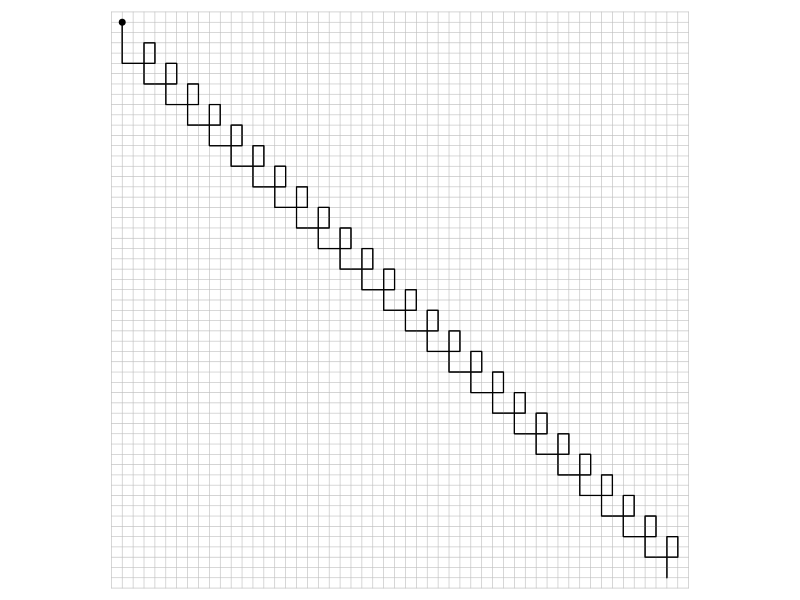
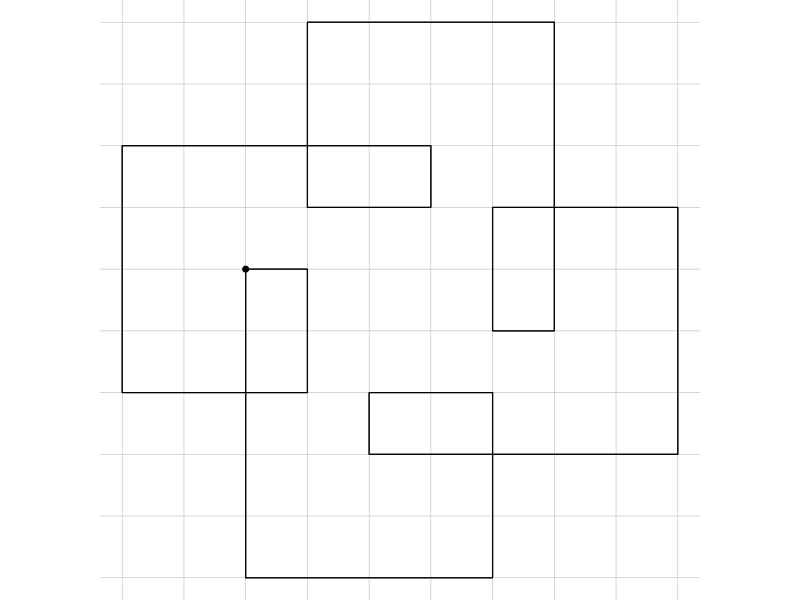
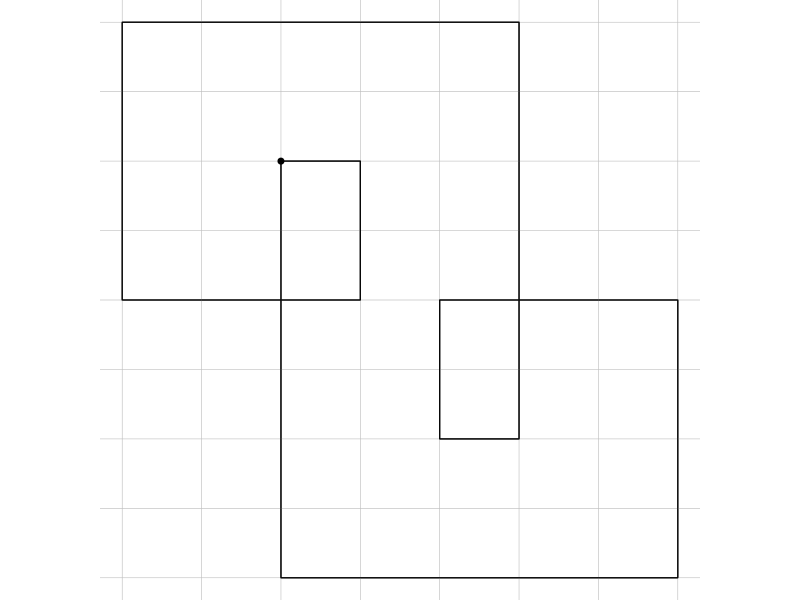
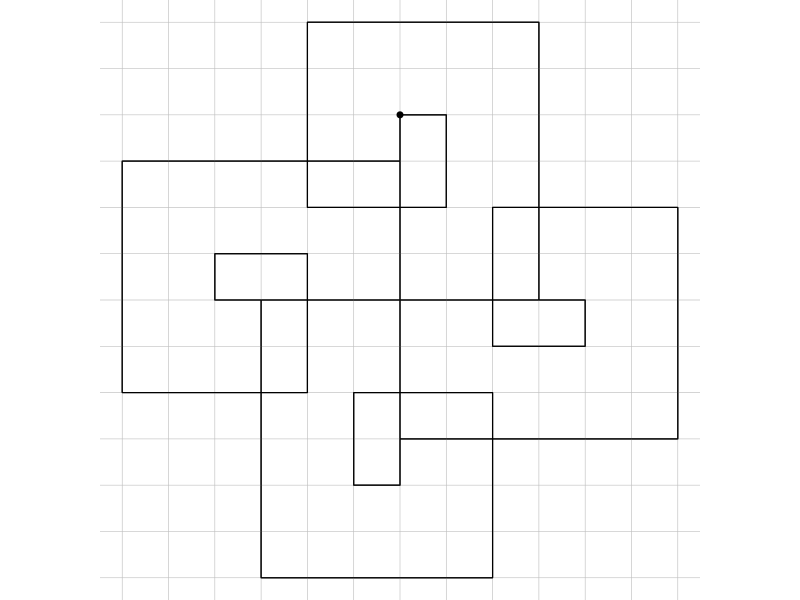
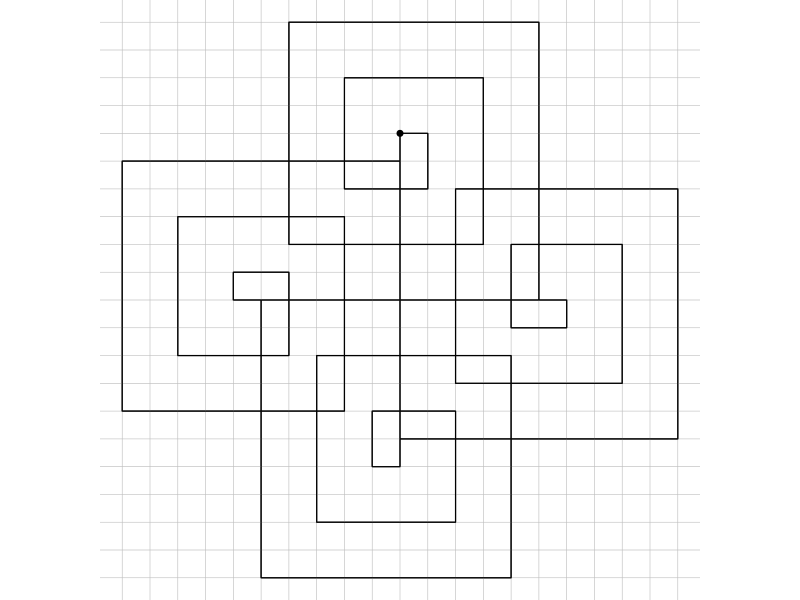
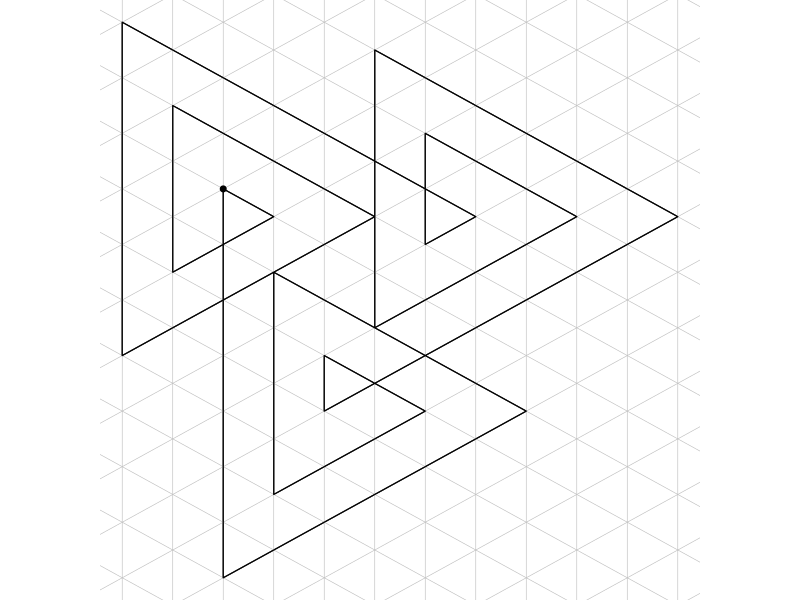
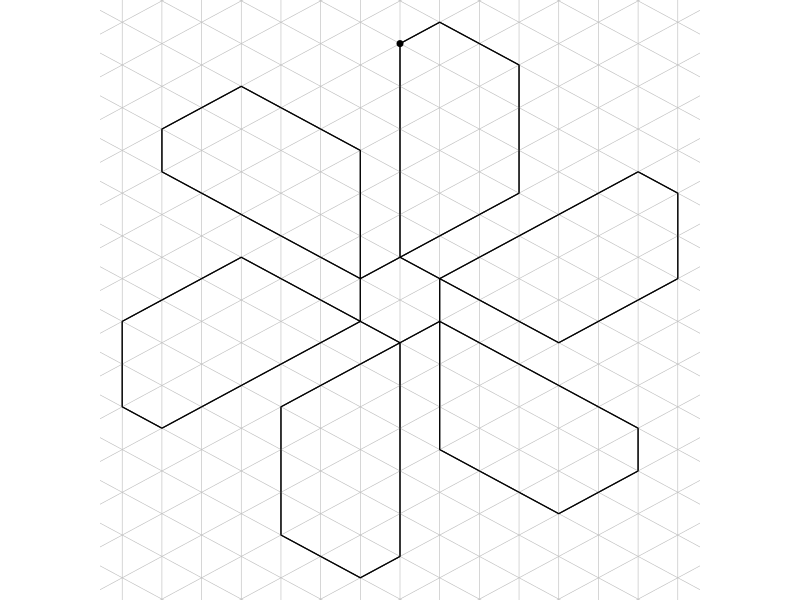

Write the R code that produced these figures, in order.
## ---- chunk 1
turn = pi/2
a1 = -pi/2
lengths = 4:1
n = 100
a = a1
x = 0
y = 0
xs = c(x)
ys = c(y)
for(i in 0:n){
    l = lengths[(i %% length(lengths)) +1]
    x2 = x+l*cos(a)
    y2 = y+l*sin(a)
    xs = c(xs,x2)
    ys = c(ys,y2)
    x = x2
    y = y2
    a = a+turn
}
par(pty="s",mar=c(0,0,0,0))
plot(xs,ys,"l",axes=F,ann=F)
for(xi in min(xs-1):max(xs+1)){
    lines(c(xi,xi),c(min(ys)-1,max(ys)+1),col="grey",lwd=0.6)
}
for(yi in min(ys-1):max(ys+1)){
    lines(c(min(xs)-1,max(xs)+1),c(yi,yi),col="grey",lwd=0.6)
}
lines(xs,ys,lwd=1.2)
points(0,0,pch=19,cex=0.8)
## ---- chunk 2
turn = pi/2
a1 = -pi/2
lengths = 5:1
n = 100
a = a1
x = 0
y = 0
xs = c(x)
ys = c(y)
for(i in 0:n){
    l = lengths[(i %% length(lengths)) +1]
    x2 = x+l*cos(a)
    y2 = y+l*sin(a)
    xs = c(xs,x2)
    ys = c(ys,y2)
    x = x2
    y = y2
    a = a+turn
}
par(pty="s",mar=c(0,0,0,0))
plot(xs,ys,"l",axes=F,ann=F)
for(xi in min(xs-1):max(xs+1)){
    lines(c(xi,xi),c(min(ys)-1,max(ys)+1),col="grey",lwd=0.6)
}
for(yi in min(ys-1):max(ys+1)){
    lines(c(min(xs)-1,max(xs)+1),c(yi,yi),col="grey",lwd=0.6)
}
lines(xs,ys,lwd=1.2)
points(0,0,pch=19,cex=0.8)
## ---- chunk 3
getxsys = function(turn,a1,lengths,n){
    a = a1
    x = 0
    y = 0
    xs = c(x)
    ys = c(y)
    for(i in 0:n){
        l = lengths[(i %% length(lengths)) +1]
        x2 = x+l*cos(a)
        y2 = y+l*sin(a)
        xs = c(xs,x2)
        ys = c(ys,y2)
        x = x2
        y = y2
        a = a+turn
    }
    return(list(xs,ys))
}
plotpattern = function(xsys){
    par(pty="s",mar=c(0,0,0,0))
    xs = xsys[[1]]
    ys = xsys[[2]]
    plot(xs,ys,"l",axes=F,ann=F)
    for(xi in min(xs-1):max(xs+1)){
        lines(c(xi,xi),c(min(ys)-1,max(ys)+1),col="grey",lwd=0.6)
    }
    for(yi in min(ys-1):max(ys+1)){
        lines(c(min(xs)-1,max(xs)+1),c(yi,yi),col="grey",lwd=0.6)
    }
    lines(xs,ys,lwd=1.2)
    points(0,0,pch=19,cex=0.8)
}
turn = pi/2
a1 = -pi/2
lengths = 6:1
n = 100
xsys = getxsys(turn,a1,lengths,n)
plotpattern(xsys)
## ---- chunk 4
getxsys = function(turn,a1,lengths,n){
    a = a1
    x = 0
    y = 0
    xs = c(x)
    ys = c(y)
    for(i in 0:n){
        l = lengths[(i %% length(lengths)) +1]
        x2 = x+l*cos(a)
        y2 = y+l*sin(a)
        xs = c(xs,x2)
        ys = c(ys,y2)
        x = x2
        y = y2
        a = a+turn
    }
    return(list(xs,ys))
}
plotpattern = function(xsys){
    par(pty="s",mar=c(0,0,0,0))
    xs = xsys[[1]]
    ys = xsys[[2]]
    plot(xs,ys,"l",axes=F,ann=F)
    for(xi in min(xs-1):max(xs+1)){
        lines(c(xi,xi),c(min(ys)-1,max(ys)+1),col="grey",lwd=0.6)
    }
    for(yi in min(ys-1):max(ys+1)){
        lines(c(min(xs)-1,max(xs)+1),c(yi,yi),col="grey",lwd=0.6)
    }
    lines(xs,ys,lwd=1.2)
    points(0,0,pch=19,cex=0.8)
}
turn = pi/2
a1 = -pi/2
lengths = 7:1
n = 100
xsys = getxsys(turn,a1,lengths,n)
plotpattern(xsys)
## ---- chunk 5
turn = pi/2
a1 = -pi/2
lengths = 11:1
n = 100
xsys = getxsys(turn,a1,lengths,n)
plotpattern(xsys)
## ---- chunk 6
plotpattern2 = function(xsys){
    par(pty="s",mar=c(0,0,0,0))
    xs = xsys[[1]]
    ys = xsys[[2]]
    plot(xs,ys,"l",axes=F,ann=F)
    for(i in -20:20){
        abline(v=i*cos(pi/6),col="grey",lwd=0.6)
        abline(a=sin(pi/6)*i*2,b=tan(pi/6),col="grey",lwd=0.6)
        abline(a=sin(pi/6)*i*2,b=tan(-pi/6),col="grey",lwd=0.6)
    }
    lines(xs,ys,lwd=1.2)
    points(0,0,pch=19,cex=0.8)
}
turn = 2*pi/3
a1 = -pi/2
lengths = 7:1
n = 100
xsys = getxsys(turn,a1,lengths,n)
plotpattern2(xsys)

## ---- chunk 7
plotpattern2 = function(xsys){
    par(pty="s",mar=c(0,0,0,0))
    xs = xsys[[1]]
    ys = xsys[[2]]
    plot(xs,ys,"l",axes=F,ann=F)
    for(i in -100:100){
        abline(v=i*cos(pi/6),col="grey",lwd=0.6)
        abline(a=sin(pi/6)*i*2,b=tan(pi/6),col="grey",lwd=0.6)
        abline(a=sin(pi/6)*i*2,b=tan(-pi/6),col="grey",lwd=0.6)
    }
    lines(xs,ys,lwd=1.2)
    points(0,0,pch=19,cex=0.8)
}
turn = pi/3
a1 = -pi/2
lengths = 5:1
n = 100
xsys = getxsys(turn,a1,lengths,n)
plotpattern2(xsys)
